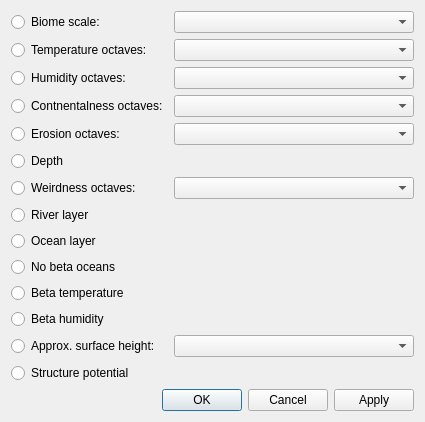
<?xml version="1.0" encoding="UTF-8"?>
<ui version="4.0">
 <class>LayerDialog</class>
 <widget class="QDialog" name="LayerDialog">
  <property name="windowTitle">
   <string>Layer Display Options</string>
  </property>
  <property name="windowIcon">
   <iconset resource="../rc/icons.qrc">
    <normaloff>:/icons/logo.png</normaloff>:/icons/logo.png</iconset>
  </property>
  <layout class="QGridLayout" name="gridLayout_2">
   <item row="0" column="1">
    <widget class="StyledComboBox" name="comboBiomes">
     <property name="sizePolicy">
      <sizepolicy hsizetype="MinimumExpanding" vsizetype="Fixed">
       <horstretch>0</horstretch>
       <verstretch>0</verstretch>
      </sizepolicy>
     </property>
     <property name="minimumSize">
      <size>
       <width>240</width>
       <height>0</height>
      </size>
     </property>
     <property name="font">
      <font>
       <family>Courier New</family>
      </font>
     </property>
     <property name="iconSize">
      <size>
       <width>0</width>
       <height>16</height>
      </size>
     </property>
    </widget>
   </item>
   <item row="8" column="1">
    <widget class="StyledComboBox" name="comboNoiseW">
     <property name="iconSize">
      <size>
       <width>0</width>
       <height>16</height>
      </size>
     </property>
    </widget>
   </item>
   <item row="7" column="0">
    <widget class="QRadioButton" name="radioNoiseD">
     <property name="text">
      <string>Depth</string>
     </property>
    </widget>
   </item>
   <item row="8" column="0">
    <widget class="QRadioButton" name="radioNoiseW">
     <property name="text">
      <string>Weirdness octaves:</string>
     </property>
    </widget>
   </item>
   <item row="0" column="0">
    <widget class="QRadioButton" name="radioBiomes">
     <property name="text">
      <string>Biome scale:</string>
     </property>
    </widget>
   </item>
   <item row="3" column="1">
    <widget class="StyledComboBox" name="comboNoiseT">
     <property name="iconSize">
      <size>
       <width>0</width>
       <height>16</height>
      </size>
     </property>
    </widget>
   </item>
   <item row="16" column="0" colspan="2">
    <widget class="QDialogButtonBox" name="buttonBox">
     <property name="orientation">
      <enum>Qt::Horizontal</enum>
     </property>
     <property name="standardButtons">
      <set>QDialogButtonBox::Apply|QDialogButtonBox::Cancel|QDialogButtonBox::Ok</set>
     </property>
    </widget>
   </item>
   <item row="3" column="0">
    <widget class="QRadioButton" name="radioNoiseT">
     <property name="text">
      <string>Temperature octaves:</string>
     </property>
    </widget>
   </item>
   <item row="10" column="0">
    <widget class="QRadioButton" name="radioOcean">
     <property name="text">
      <string>Ocean layer</string>
     </property>
    </widget>
   </item>
   <item row="14" column="1">
    <widget class="StyledComboBox" name="comboHeight">
     <property name="iconSize">
      <size>
       <width>0</width>
       <height>16</height>
      </size>
     </property>
    </widget>
   </item>
   <item row="14" column="0">
    <widget class="QRadioButton" name="radioHeight">
     <property name="text">
      <string>Approx. surface height:</string>
     </property>
    </widget>
   </item>
   <item row="4" column="1">
    <widget class="StyledComboBox" name="comboNoiseH">
     <property name="iconSize">
      <size>
       <width>0</width>
       <height>16</height>
      </size>
     </property>
    </widget>
   </item>
   <item row="11" column="0">
    <widget class="QRadioButton" name="radioNoOcean">
     <property name="text">
      <string>No beta oceans</string>
     </property>
    </widget>
   </item>
   <item row="5" column="0">
    <widget class="QRadioButton" name="radioNoiseC">
     <property name="text">
      <string>Contnentalness octaves:</string>
     </property>
    </widget>
   </item>
   <item row="15" column="0">
    <widget class="QRadioButton" name="radioStruct">
     <property name="text">
      <string>Structure potential</string>
     </property>
    </widget>
   </item>
   <item row="6" column="0">
    <widget class="QRadioButton" name="radioNoiseE">
     <property name="text">
      <string>Erosion octaves:</string>
     </property>
    </widget>
   </item>
   <item row="9" column="0">
    <widget class="QRadioButton" name="radioRiver">
     <property name="text">
      <string>River layer</string>
     </property>
    </widget>
   </item>
   <item row="5" column="1">
    <widget class="StyledComboBox" name="comboNoiseC">
     <property name="iconSize">
      <size>
       <width>0</width>
       <height>16</height>
      </size>
     </property>
    </widget>
   </item>
   <item row="6" column="1">
    <widget class="StyledComboBox" name="comboNoiseE">
     <property name="iconSize">
      <size>
       <width>0</width>
       <height>16</height>
      </size>
     </property>
    </widget>
   </item>
   <item row="4" column="0">
    <widget class="QRadioButton" name="radioNoiseH">
     <property name="text">
      <string>Humidity octaves:</string>
     </property>
    </widget>
   </item>
   <item row="12" column="0">
    <widget class="QRadioButton" name="radioBetaT">
     <property name="text">
      <string>Beta temperature</string>
     </property>
    </widget>
   </item>
   <item row="13" column="0">
    <widget class="QRadioButton" name="radioBetaH">
     <property name="text">
      <string>Beta humidity</string>
     </property>
    </widget>
   </item>
  </layout>
 </widget>
 <customwidgets>
  <customwidget>
   <class>StyledComboBox</class>
   <extends>QComboBox</extends>
   <header>src/widgets.h</header>
  </customwidget>
 </customwidgets>
 <resources>
  <include location="../rc/icons.qrc"/>
 </resources>
 <connections>
  <connection>
   <sender>buttonBox</sender>
   <signal>accepted()</signal>
   <receiver>LayerDialog</receiver>
   <slot>accept()</slot>
   <hints>
    <hint type="sourcelabel">
     <x>248</x>
     <y>254</y>
    </hint>
    <hint type="destinationlabel">
     <x>157</x>
     <y>274</y>
    </hint>
   </hints>
  </connection>
  <connection>
   <sender>buttonBox</sender>
   <signal>rejected()</signal>
   <receiver>LayerDialog</receiver>
   <slot>reject()</slot>
   <hints>
    <hint type="sourcelabel">
     <x>316</x>
     <y>260</y>
    </hint>
    <hint type="destinationlabel">
     <x>286</x>
     <y>274</y>
    </hint>
   </hints>
  </connection>
 </connections>
</ui>
